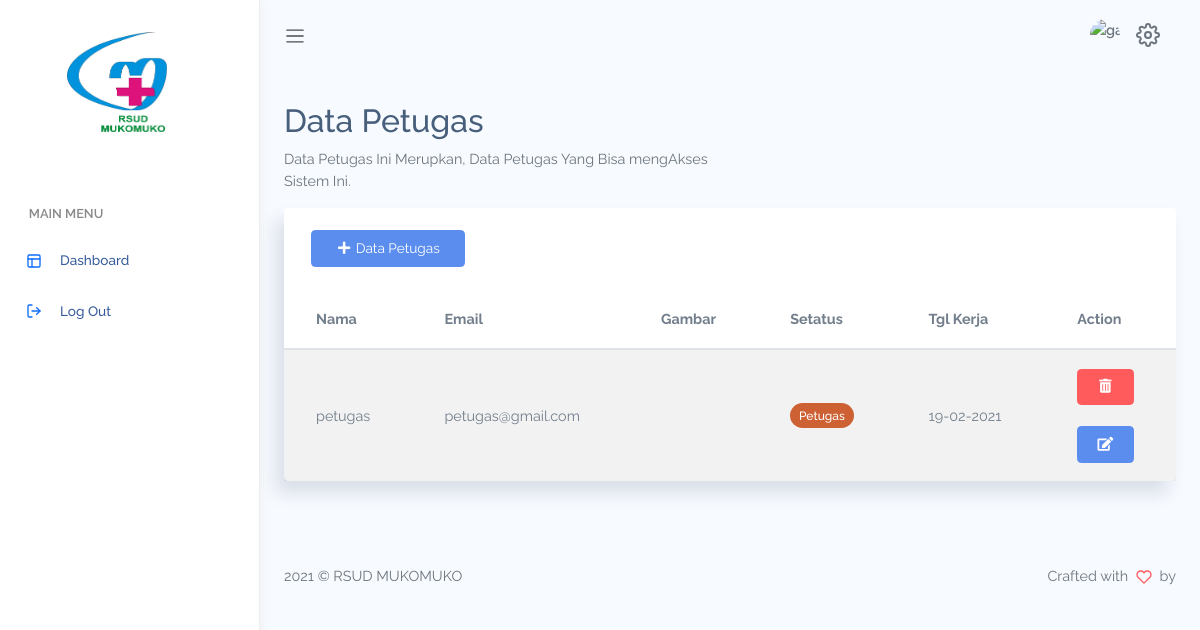
Page /index.php/petugas on the earlier database version.
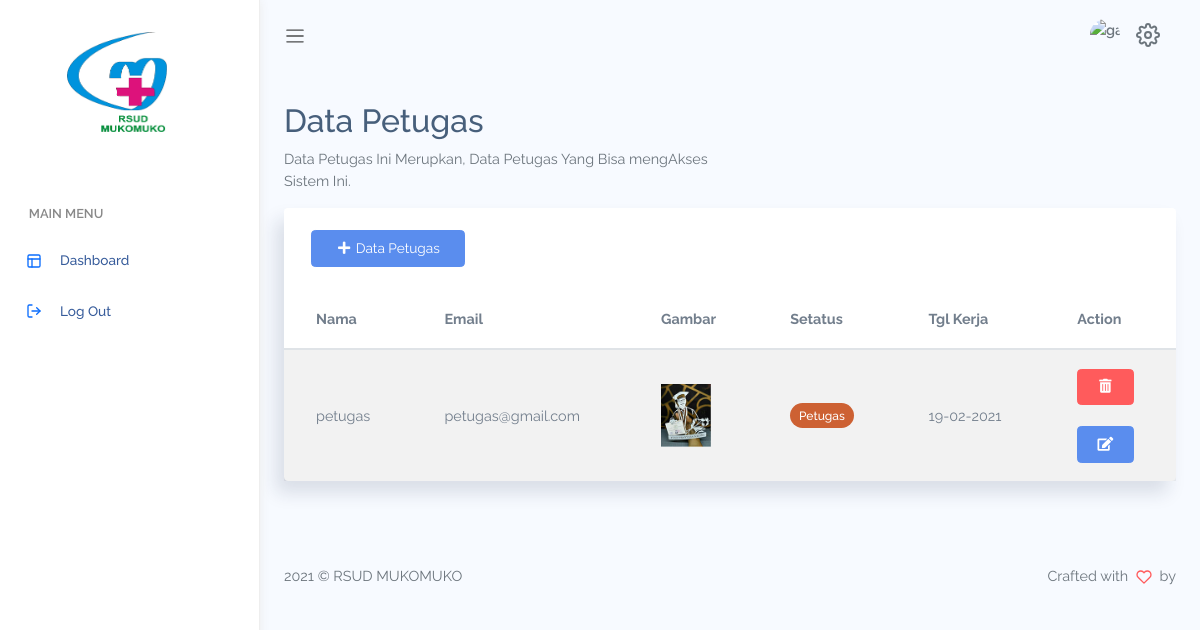
Same page on the later database version.
### tables this page shows
CREATE TABLE `user` (
  `id` int(11) NOT NULL,
  `nama` varchar(100) NOT NULL,
  `email` varchar(225) NOT NULL,
  `gambar` varchar(225) NOT NULL,
  `password` varchar(225) NOT NULL,
  `role_id` int(5) NOT NULL,
  `aktif` int(5) NOT NULL,
  `tgl_daftar` int(100) NOT NULL
);

### application/controllers/Petugas.php (called while the page is built, shortened)
<?php
class Petugas extends CI_Controller
{
  public function __construct()
  {
    $this->load->library('form_validation');
    $this->load->model('m_master');
  }
  public function index()
  {
    $data['user1'] = $this->m_master->dataAdmin()->row_array();
    $data['data'] = $this->db->get_where('user', ['role_id' => 2])->result_array();
    $data['title'] = 'Data Petugas';
    $this->load->view('template/header', $data);
    $this->load->view('template/sidebar', $data);
    $this->load->view('data/petugas', $data);
    $this->load->view('template/footer', $data);
  }
}

### index.php (called while the page is built, shortened)
<?php
require_once BASEPATH.'core/CodeIgniter.php';

### application/models/m_master.php (called while the page is built, shortened)
<?php
class M_master extends CI_Model
{
  function dataAdmin()
  {
    return $this->db->get_where('user', ['email' => $this->session->userdata('email')]);
  }
}

### application/views/data/petugas.php (the view, shortened to what this page needs)
<div class="main-content container-fluid">
  <div class="page-title">
    <div class="row">
      <div class="col-12 col-md-6">
        <h3>Data Petugas</h3>
        <p class="text-subtitle text-muted">Data Petugas Ini Merupkan, Data Petugas Yang Bisa mengAkses Sistem Ini.</p>
      </div>
    </div>
  </div>
  <div class="row" id="table-striped">
    <div class="col-12">
      <div class="card">
        <div class="card-header">
          <a href="http://" class="btn btn-primary" data-toggle="modal" data-target="#exampleModalDataPetugas"><i class="fas fa-plus"></i> Data Petugas</a>
        </div>
        <div class="card-content">
          <div class="table-responsive">
            <table class="table table-striped mb-0">
              <thead>
                <tr>
                  <th>Nama</th>
                  <th>Email</th>
                  <th>Gambar</th>
                  <th>Setatus</th>
                  <th>Tgl Kerja</th>
                  <th>Action</th>
                </tr>
              </thead>
              <tbody>
                <?php foreach ($data as $petugas) : ?>
                  <tr>
                    <td class="text-bold-500"><?= $petugas['nama'] ?></td>
                    <td><?= $petugas['email']; ?></td>
                    <td class="text-bold-500"><img src="<?= base_url('assets/gambar/petugas/') . $petugas['gambar']; ?>" width="50px" alt=""></td>
                    <?php
                    $aktif = $petugas['role_id'];
                    if ($aktif == 1) {
                      $ada = 'Admin';
                    } elseif ($aktif == 2) {
                      $ada = 'Petugas';
                    } else {
                      $ada = 'No Akfir';
                    }
                    ?>
                    <?php if ($aktif == 2) { ?>
                      <td>
                        <span class="badge" style="background-color: #cd6133;"><?= $ada; ?></span>
                      </td>
                    <?php } ?>
                    <td><?= date('d-m-Y', $petugas['tgl_daftar']); ?></td>
                    <td>
                      <a href="<?= base_url('petugas/hapus/') . $petugas['id']; ?>" class="btn btn-danger btn-sm" name="hapus" onclick="return confirm ('Kamu Yakin Inggin Menghapus..?')"><i class="fas fa-trash-alt"></i></a>
                      <br><br>
                      <a href="#" class="btn btn-primary btn-sm" data-toggle="modal" data-target="#exampleModalEditPetugas<?= $petugas['id'] ?>" name="edit"><i class="fas fa-edit"></i></a>
                    </td>
                  <?php endforeach; ?>
              </tbody>
            </table>
          </div>
        </div>
      </div>
    </div>
  </div>
</div>

Differences in the rows shown:
changed user "petugas": gambar: picture added
